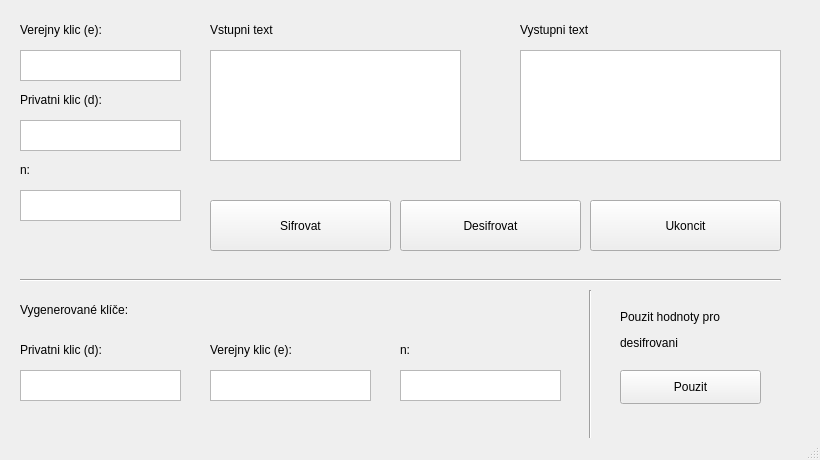
<?xml version="1.0" encoding="UTF-8"?>
<ui version="4.0">
 <class>MainWindow</class>
 <widget class="QMainWindow" name="MainWindow">
  <property name="geometry">
   <rect>
    <x>0</x>
    <y>0</y>
    <width>820</width>
    <height>460</height>
   </rect>
  </property>
  <property name="windowTitle">
   <string>RSA</string>
  </property>
  <widget class="QWidget" name="centralwidget">
   <widget class="QPushButton" name="T_sifrovat">
    <property name="geometry">
     <rect>
      <x>210</x>
      <y>200</y>
      <width>181</width>
      <height>51</height>
     </rect>
    </property>
    <property name="text">
     <string>Sifrovat</string>
    </property>
   </widget>
   <widget class="QPushButton" name="T_desifrovat">
    <property name="geometry">
     <rect>
      <x>400</x>
      <y>200</y>
      <width>181</width>
      <height>51</height>
     </rect>
    </property>
    <property name="text">
     <string>Desifrovat</string>
    </property>
   </widget>
   <widget class="QTextEdit" name="vstup">
    <property name="geometry">
     <rect>
      <x>210</x>
      <y>50</y>
      <width>251</width>
      <height>111</height>
     </rect>
    </property>
   </widget>
   <widget class="QPushButton" name="T_ukoncit">
    <property name="geometry">
     <rect>
      <x>590</x>
      <y>200</y>
      <width>191</width>
      <height>51</height>
     </rect>
    </property>
    <property name="text">
     <string>Ukoncit</string>
    </property>
   </widget>
   <widget class="QTextEdit" name="vystup">
    <property name="geometry">
     <rect>
      <x>520</x>
      <y>50</y>
      <width>261</width>
      <height>111</height>
     </rect>
    </property>
    <property name="readOnly">
     <bool>true</bool>
    </property>
   </widget>
   <widget class="QLabel" name="label_3">
    <property name="geometry">
     <rect>
      <x>210</x>
      <y>20</y>
      <width>111</width>
      <height>19</height>
     </rect>
    </property>
    <property name="text">
     <string>Vstupni text</string>
    </property>
   </widget>
   <widget class="QLabel" name="label_4">
    <property name="geometry">
     <rect>
      <x>520</x>
      <y>20</y>
      <width>131</width>
      <height>19</height>
     </rect>
    </property>
    <property name="text">
     <string>Vystupni text</string>
    </property>
   </widget>
   <widget class="QTextEdit" name="vstup_e">
    <property name="geometry">
     <rect>
      <x>20</x>
      <y>50</y>
      <width>161</width>
      <height>31</height>
     </rect>
    </property>
   </widget>
   <widget class="QLabel" name="label_2">
    <property name="geometry">
     <rect>
      <x>20</x>
      <y>20</y>
      <width>131</width>
      <height>21</height>
     </rect>
    </property>
    <property name="text">
     <string>&lt;html&gt;&lt;head/&gt;&lt;body&gt;&lt;p&gt;Verejny klic (e):&lt;/p&gt;&lt;/body&gt;&lt;/html&gt;</string>
    </property>
   </widget>
   <widget class="QTextEdit" name="vstup_d">
    <property name="geometry">
     <rect>
      <x>20</x>
      <y>120</y>
      <width>161</width>
      <height>31</height>
     </rect>
    </property>
   </widget>
   <widget class="QLabel" name="label_5">
    <property name="geometry">
     <rect>
      <x>20</x>
      <y>90</y>
      <width>131</width>
      <height>21</height>
     </rect>
    </property>
    <property name="text">
     <string>&lt;html&gt;&lt;head/&gt;&lt;body&gt;&lt;p&gt;Privatni klic (d):&lt;/p&gt;&lt;/body&gt;&lt;/html&gt;</string>
    </property>
   </widget>
   <widget class="QTextEdit" name="vstup_n">
    <property name="geometry">
     <rect>
      <x>20</x>
      <y>190</y>
      <width>161</width>
      <height>31</height>
     </rect>
    </property>
   </widget>
   <widget class="QLabel" name="label_6">
    <property name="geometry">
     <rect>
      <x>20</x>
      <y>160</y>
      <width>41</width>
      <height>21</height>
     </rect>
    </property>
    <property name="text">
     <string>&lt;html&gt;&lt;head/&gt;&lt;body&gt;&lt;p&gt;n:&lt;/p&gt;&lt;/body&gt;&lt;/html&gt;</string>
    </property>
   </widget>
   <widget class="QTextEdit" name="priv_klic">
    <property name="geometry">
     <rect>
      <x>20</x>
      <y>370</y>
      <width>161</width>
      <height>31</height>
     </rect>
    </property>
   </widget>
   <widget class="QTextEdit" name="vere_klic">
    <property name="geometry">
     <rect>
      <x>210</x>
      <y>370</y>
      <width>161</width>
      <height>31</height>
     </rect>
    </property>
   </widget>
   <widget class="QLabel" name="label_7">
    <property name="geometry">
     <rect>
      <x>20</x>
      <y>340</y>
      <width>131</width>
      <height>21</height>
     </rect>
    </property>
    <property name="text">
     <string>&lt;html&gt;&lt;head/&gt;&lt;body&gt;&lt;p&gt;Privatni klic (d):&lt;/p&gt;&lt;/body&gt;&lt;/html&gt;</string>
    </property>
   </widget>
   <widget class="QLabel" name="vere">
    <property name="geometry">
     <rect>
      <x>210</x>
      <y>340</y>
      <width>131</width>
      <height>21</height>
     </rect>
    </property>
    <property name="text">
     <string>&lt;html&gt;&lt;head/&gt;&lt;body&gt;&lt;p&gt;Verejny klic (e):&lt;/p&gt;&lt;/body&gt;&lt;/html&gt;</string>
    </property>
   </widget>
   <widget class="QTextEdit" name="n_klic">
    <property name="geometry">
     <rect>
      <x>400</x>
      <y>370</y>
      <width>161</width>
      <height>31</height>
     </rect>
    </property>
   </widget>
   <widget class="QLabel" name="label_9">
    <property name="geometry">
     <rect>
      <x>20</x>
      <y>300</y>
      <width>261</width>
      <height>21</height>
     </rect>
    </property>
    <property name="text">
     <string>&lt;html&gt;&lt;head/&gt;&lt;body&gt;&lt;p&gt;Vygenerované klíče:&lt;/p&gt;&lt;/body&gt;&lt;/html&gt;</string>
    </property>
   </widget>
   <widget class="Line" name="line">
    <property name="geometry">
     <rect>
      <x>20</x>
      <y>270</y>
      <width>761</width>
      <height>20</height>
     </rect>
    </property>
    <property name="orientation">
     <enum>Qt::Horizontal</enum>
    </property>
   </widget>
   <widget class="QLabel" name="label_10">
    <property name="geometry">
     <rect>
      <x>400</x>
      <y>340</y>
      <width>131</width>
      <height>21</height>
     </rect>
    </property>
    <property name="text">
     <string>&lt;html&gt;&lt;head/&gt;&lt;body&gt;&lt;p&gt;n:&lt;/p&gt;&lt;/body&gt;&lt;/html&gt;</string>
    </property>
   </widget>
   <widget class="Line" name="line_2">
    <property name="geometry">
     <rect>
      <x>580</x>
      <y>290</y>
      <width>20</width>
      <height>151</height>
     </rect>
    </property>
    <property name="orientation">
     <enum>Qt::Vertical</enum>
    </property>
   </widget>
   <widget class="QPushButton" name="T_pouzit">
    <property name="geometry">
     <rect>
      <x>620</x>
      <y>370</y>
      <width>141</width>
      <height>34</height>
     </rect>
    </property>
    <property name="text">
     <string>Pouzit</string>
    </property>
   </widget>
   <widget class="QLabel" name="label">
    <property name="geometry">
     <rect>
      <x>620</x>
      <y>300</y>
      <width>141</width>
      <height>61</height>
     </rect>
    </property>
    <property name="text">
     <string>&lt;html&gt;&lt;head/&gt;&lt;body&gt;&lt;p&gt;Pouzit hodnoty pro&lt;/p&gt;&lt;p&gt;desifrovani&lt;/p&gt;&lt;/body&gt;&lt;/html&gt;</string>
    </property>
   </widget>
  </widget>
  <widget class="QStatusBar" name="statusbar"/>
 </widget>
 <resources/>
 <connections/>
</ui>
